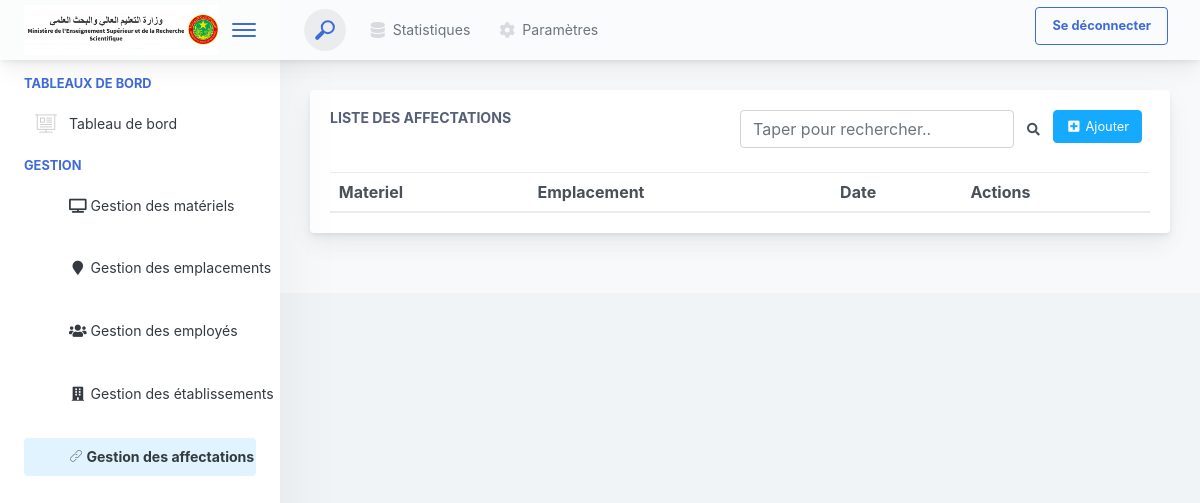
Before: /affectation/ with the older database file.
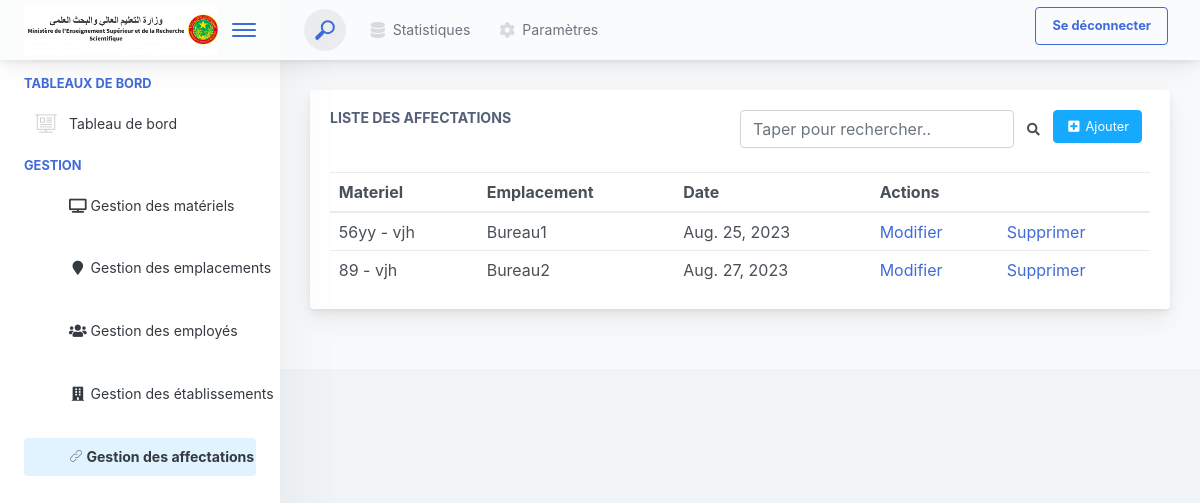
After: the same page with the newer database file.
### accounts/models.py (models this page shows, shortened)
class Affectation(models.Model):
    id_materiel = models.ForeignKey(Materiel, on_delete=models.CASCADE)
    id_emplacement = models.ForeignKey(Emplacement, on_delete=models.CASCADE)
    date = models.DateField()

class Materiel(models.Model):
    code = models.CharField(max_length=50, unique=True)
    type = models.CharField(max_length=100)
    designation = models.CharField(max_length=200)
    marque = models.CharField(max_length=100)
    caracteristique = models.TextField()
    etat = models.CharField(max_length=50)
    def __str__(self):
        return f"{self.code} - {self.designation}"

class Emplacement(models.Model):
    designation = models.CharField(max_length=200)
    id_etablissement = models.ForeignKey(Etablissement, on_delete=models.CASCADE)
    id_employee = models.ForeignKey(Employee, on_delete=models.CASCADE)
    def __str__(self):
        return self.designation

### GestionVentes/views.py (the view)
# urls.py: path('affectation/', views.affectation, name="affectation"),
def affectation(request):
    all_affectation = Affectation.objects.all()
    return render(request,"affectations/index.html",{"affectations": all_affectation,"navbar":'affectation'})

### GestionVentes/templates/affectations/index.html (shortened to what this page needs)
{% extends 'navbar.html' %}
{% block content %}
  <div class="app-main__inner">
    <div class="app-page-title">
      <div class="row">
        <div class="col-lg-12">
          <div class="main-card mb-3 card">
            <div class="card-body">
              <div style="display: flex ; justify-content: space-between;">
                <div>
                  <h5 class="card-title">Liste des affectations </h5>
                </div>
                <div style="display: flex ; justify-content: space-between;">
                  <div style="display: flex ; justify-content: space-between;" >
                    <input class="form-control"   type="text" id="myInput" onkeyup="myFunction()" placeholder="Taper pour rechercher..">
                    <button class="btn" type="submit"><i class="fa fa-search"></i></button>
                  </div>
                  <div>
                    <a href="{% url 'add_affectation' %}" class="mb-2 mr-2 btn btn-info"><i class="fa fa-fw" aria-hidden="true" title="Copier pour utiliser plus-square"></i> Ajouter </a>
                  </div>
                </div>
              </div>
              <br>
              <table class="mb-0 table" id="myTable">
                <thead>
                  <tr>
                    <th>Materiel</th>
                    <th>Emplacement</th>
                    <th>Date</th>
                    <th colspan="2" >Actions</th>
                  </tr>
                </thead>
                <tbody>
                  {% for i in affectations %}
                  <tr>
                    <td>{{i.id_materiel}}</td>
                    <td>{{i.id_emplacement}}</td>
                    <td>{{i.date}}</td>
                    <td>
                      <a class='button' href="/edit_affectation/{{i.id}}">Modifier</a>
                    </td>
                    <td>
                      <a class='button' href="/delete_affectation/{{i.id}}">Supprimer</a>
                    </td>
                  </tr>
                  {% endfor %}
                </tbody>
              </table>
            </div>
          </div>
        </div>
      </div>
    </div>
  </div>
{% endblock %}

Changed rows visible on the page:
added Affectation: id_materiel "56yy - vjh", id_emplacement "Bureau1", date "Aug. 25, 2023"
added Affectation: id_materiel "89 - vjh", id_emplacement "Bureau2", date "Aug. 27, 2023"
